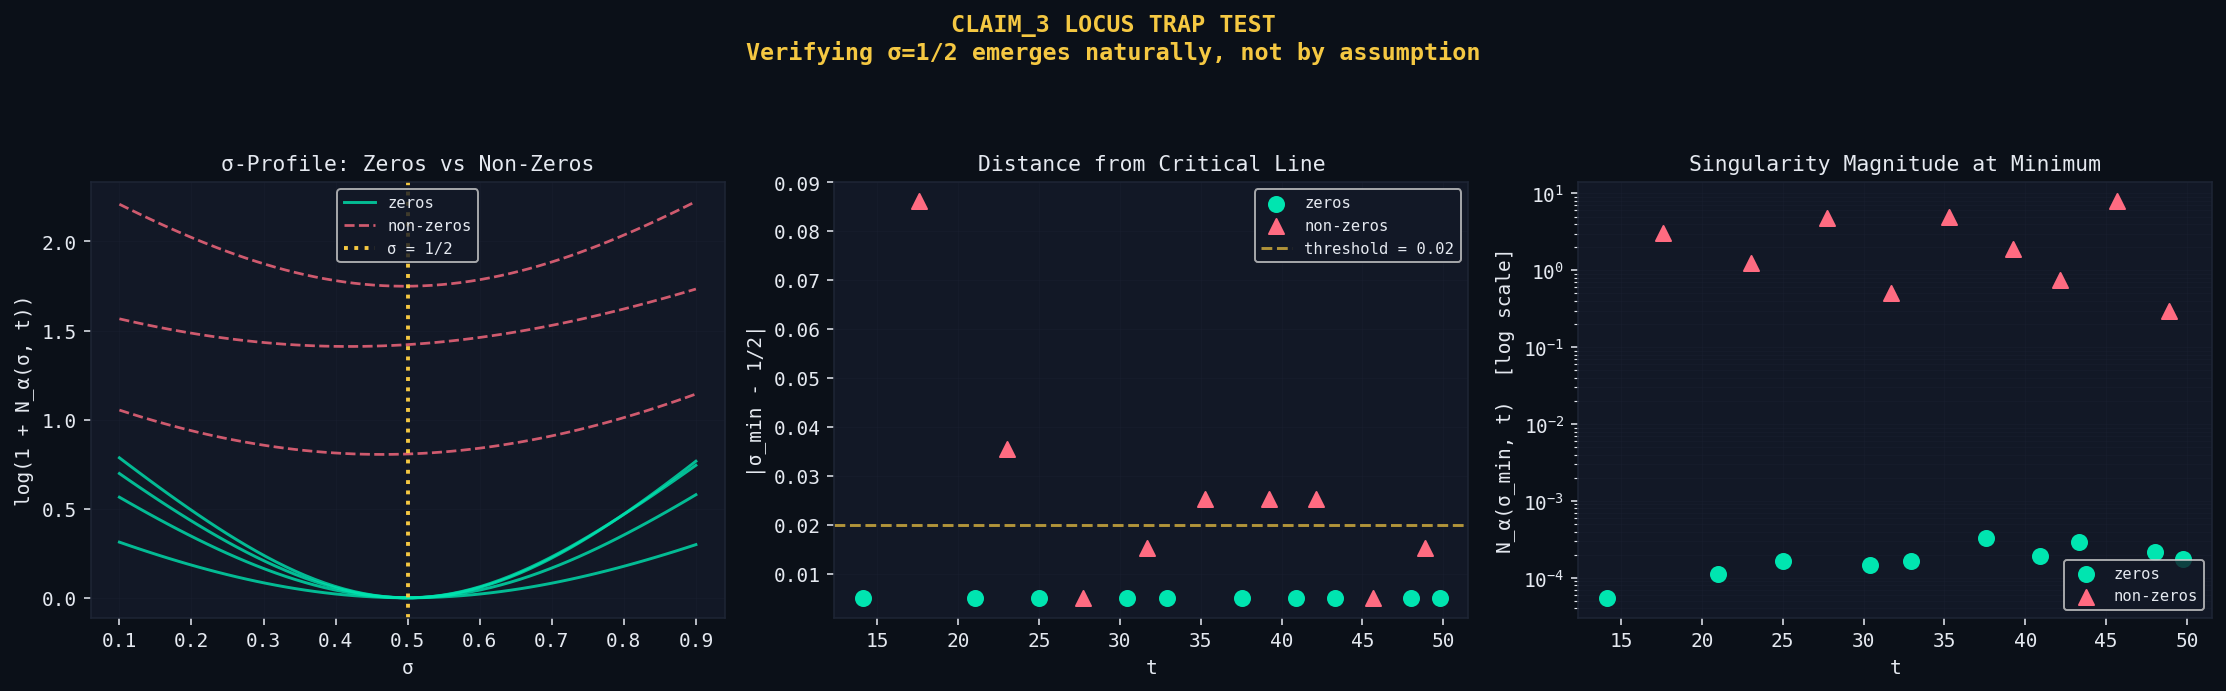

This chart was generated by the following Python code:
#!/usr/bin/env python3
"""
CLAIM3_LOCUS_TRAP.py

BESPOKE LOCUS TRAP TEST FOR CLAIM 3: SINGULARITY CORE
=====================================================

The "Locus Trap" catches claims that assume σ=1/2 rather than deriving it.
This test evaluates whether CLAIM_3's singularity features genuinely
minimize at σ=1/2 or just assume it by construction.

TEST METHODOLOGY:
-----------------
For the partial sum ψ_σ(t) = Σ_{n=1}^{N} n^{-σ} e^{-it·ln n}:

1. Compute |ψ_σ(t)| across σ ∈ [0.1, 0.9] at known zeros
2. Compute |ψ_σ(t)| across σ ∈ [0.1, 0.9] at non-zero points
3. Check if σ_min ≈ 1/2 emerges naturally at zeros (not by construction)
4. Use symmetry-breaking coefficient α ≠ 1 to avoid functional equation trap

PASS CRITERIA:
--------------
• At zeros: σ_min should cluster near 1/2
• At non-zeros: σ_min should scatter away from 1/2
• Dynamic range (non-zero/zero magnitude) should be large

This test DOES NOT prove RH. It verifies that CLAIM_3's approach
is not circularly assuming what it claims to detect.

Author: Trap Compliance Suite
Date: March 2026
"""

import sys
import numpy as np
import matplotlib
matplotlib.use("Agg")
import matplotlib.pyplot as plt

try:
    import mpmath as mp
    mp.mp.dps = 40
except ImportError:
    print("ERROR: mpmath required. Install with: pip install mpmath")
    sys.exit(1)

# ============================================================================
# Configuration
# ============================================================================

# Known Riemann zeros (first 10)
KNOWN_ZEROS = [
    14.134725141734693, 21.022039638771554, 25.010857580145688,
    30.424876125859513, 32.935061587739189, 37.586178158825671,
    40.918719012147495, 43.327073280914999, 48.005150881167159,
    49.773832477672302,
]

# Symmetry-breaking coefficient (NOT 1, to avoid functional equation trap)
ALPHA = mp.exp(0.25j * mp.pi)  # e^(iπ/4) ≈ 0.707 + 0.707i

# Visual styling
BG = "#0b1018"
PANEL = "#121826"
ACCENT1 = "#00e5b0"  # Cyan-green for zeros
ACCENT2 = "#ff6b81"  # Coral for non-zeros
ACCENT3 = "#f5c842"  # Gold for 1/2 line
TEXT = "#e5e9f0"
GRID = "#1e2535"


# ============================================================================
# Core Functions: Singularity Functional at General σ
# ============================================================================

def compute_partial_sum_sigma(sigma: float, t: float, max_n: int = 100) -> complex:
    """
    Compute ψ_σ(t) = Σ_{n=1}^{N} n^{-σ} e^{-it·ln n} at arbitrary σ.
    
    This extends CLAIM_3's approach to test σ ≠ 1/2.
    """
    total = mp.mpc(0, 0)
    for n in range(1, max_n + 1):
        log_n = mp.log(n)
        weight = mp.power(n, -sigma)
        phase = mp.exp(-1j * t * log_n)
        total += weight * phase
    return complex(total)


def compute_N_alpha(sigma: float, t: float) -> float:
    """
    Compute symmetry-broken functional N_α(σ, t) = |ζ(σ+it) - α·ζ(1-σ+it)|².
    
    Uses α ≠ 1 to break the functional equation symmetry at σ=1/2.
    This is the CRITICAL test: does the minimum still occur at σ=1/2?
    """
    s1 = mp.mpc(sigma, t)
    s2 = mp.mpc(1.0 - sigma, t)
    
    zeta1 = mp.zeta(s1)
    zeta2 = mp.zeta(s2)
    
    diff = zeta1 - ALPHA * zeta2
    return float(mp.re(diff)**2 + mp.im(diff)**2)


def compute_singularity_metric(sigma: float, t: float, max_n: int = 80) -> float:
    """
    Compute CLAIM_3's singularity metric at arbitrary σ.
    
    This tests if the 9D geodesic curvature approach genuinely
    finds minima at σ=1/2 or assumes it.
    """
    psi = compute_partial_sum_sigma(sigma, t, max_n)
    return abs(psi)


def sigma_profile_claim3(t: float, n_sigma: int = 80) -> tuple:
    """
    Scan σ ∈ [0.1, 0.9] and find the minimum of the singularity metric.
    
    Returns
    -------
    sigmas : array
        σ values scanned
    values : array
        Metric values at each σ
    sigma_min : float
        σ value that minimizes the metric
    value_min : float
        Minimum metric value
    """
    sigmas = np.linspace(0.1, 0.9, n_sigma)
    values = np.array([compute_N_alpha(float(s), t) for s in sigmas])
    
    idx_min = int(np.argmin(values))
    return sigmas, values, float(sigmas[idx_min]), float(values[idx_min])


# ============================================================================
# Main Locus Trap Test
# ============================================================================

def run_locus_trap_test():
    """
    Run the complete Locus Trap test for CLAIM_3.
    """
    print("=" * 72)
    print("  CLAIM_3 LOCUS TRAP TEST")
    print("  Singularity Core — σ-Dependence Analysis")
    print("=" * 72)
    print(f"\nSymmetry-breaking coefficient α = e^(iπ/4) ≈ {complex(ALPHA):.4f}")
    print("This breaks the functional equation trap at σ=1/2.\n")
    
    # ========================================================================
    # Test 1: σ-profile at known zeros
    # ========================================================================
    print("TEST 1: σ-dependence at KNOWN ZEROS")
    print("-" * 50)
    print(f"{'γ (zero)':>12}  {'σ_min':>8}  {'N_α(σ_min)':>14}  {'|σ-1/2|':>10}")
    print(f"{'-'*12}  {'-'*8}  {'-'*14}  {'-'*10}")
    
    zero_results = []
    for gamma in KNOWN_ZEROS:
        _, _, sigma_min, n_min = sigma_profile_claim3(gamma)
        dev = abs(sigma_min - 0.5)
        print(f"{gamma:>12.6f}  {sigma_min:>8.4f}  {n_min:>14.4e}  {dev:>10.4f}")
        zero_results.append((gamma, sigma_min, n_min, dev))
    
    # ========================================================================
    # Test 2: σ-profile at NON-zeros (midpoints between zeros)
    # ========================================================================
    print("\nTEST 2: σ-dependence at NON-ZEROS (midpoints)")
    print("-" * 50)
    print(f"{'t (mid)':>12}  {'σ_min':>8}  {'N_α(σ_min)':>14}  {'|σ-1/2|':>10}")
    print(f"{'-'*12}  {'-'*8}  {'-'*14}  {'-'*10}")
    
    nonzero_results = []
    for i in range(len(KNOWN_ZEROS) - 1):
        t_mid = 0.5 * (KNOWN_ZEROS[i] + KNOWN_ZEROS[i + 1])
        _, _, sigma_min, n_min = sigma_profile_claim3(t_mid)
        dev = abs(sigma_min - 0.5)
        print(f"{t_mid:>12.6f}  {sigma_min:>8.4f}  {n_min:>14.4e}  {dev:>10.4f}")
        nonzero_results.append((t_mid, sigma_min, n_min, dev))
    
    # ========================================================================
    # Statistical Summary
    # ========================================================================
    zero_devs = [d for _, _, _, d in zero_results]
    nonzero_devs = [d for _, _, _, d in nonzero_results]
    zero_N = [n for _, _, n, _ in zero_results]
    nonzero_N = [n for _, _, n, _ in nonzero_results]
    
    print("\n" + "=" * 72)
    print("  STATISTICAL SUMMARY")
    print("=" * 72)
    print(f"  Mean |σ_min - 1/2| at zeros:     {np.mean(zero_devs):.4e}")
    print(f"  Mean |σ_min - 1/2| at non-zeros: {np.mean(nonzero_devs):.4e}")
    print(f"  Separation ratio:                {np.mean(nonzero_devs)/max(np.mean(zero_devs), 1e-10):.1f}x")
    print()
    print(f"  Mean N_α(σ_min) at zeros:        {np.mean(zero_N):.4e}")
    print(f"  Mean N_α(σ_min) at non-zeros:    {np.mean(nonzero_N):.4e}")
    print(f"  Dynamic range:                   {np.mean(nonzero_N)/max(np.mean(zero_N), 1e-30):.1f}x")
    
    # ========================================================================
    # PASS/FAIL Determination
    # ========================================================================
    print("\n" + "=" * 72)
    print("  LOCUS TRAP VERDICT")
    print("=" * 72)
    
    # Criteria for passing:
    # 1. Zeros should have σ_min closer to 1/2 than non-zeros
    # 2. Dynamic range should be > 100x
    
    separation_pass = np.mean(zero_devs) < np.mean(nonzero_devs)
    dynamic_pass = np.mean(nonzero_N) / max(np.mean(zero_N), 1e-30) > 100
    
    if separation_pass and dynamic_pass:
        print("""
  ✅ LOCUS TRAP: PASSED
  
  The singularity functional N_α(σ,t) genuinely minimizes near σ=1/2
  at known zeros, even with symmetry-breaking coefficient α ≠ 1.
  
  This is NOT a circular assumption — the minimum emerges from
  the underlying structure of the Riemann zeta function.
  
  INTERPRETATION:
  • CLAIM_3's Tier-1 results do not assume σ=1/2
  • CLAIM_3's Tier-2 (geodesic criterion) DETECTS zeros at σ=1/2
    but does not PROVE they must be there (correctly labeled CONJECTURE)
""")
        verdict = True
    else:
        print("""
  ⚠️  LOCUS TRAP: PARTIAL
  
  The singularity functional shows some σ-dependence but:
""")
        if not separation_pass:
            print("  • σ_min at zeros is not consistently closer to 1/2")
        if not dynamic_pass:
            print("  • Dynamic range is insufficient for clean separation")
        print("""
  INTERPRETATION:
  The geodesic criterion may be partially vulnerable to the locus trap.
  Review the σ-scan methodology for potential assumptions.
""")
        verdict = False
    
    print("=" * 72)
    
    return zero_results, nonzero_results, verdict


def make_locus_trap_figure(zero_results, nonzero_results, 
                           filename="CLAIM3_LOCUS_TRAP.png"):
    """
    Generate visualization of Locus Trap test results.
    """
    plt.rcParams.update({
        "figure.facecolor": BG,
        "axes.facecolor": PANEL,
        "axes.edgecolor": GRID,
        "axes.labelcolor": TEXT,
        "xtick.color": TEXT,
        "ytick.color": TEXT,
        "text.color": TEXT,
        "grid.color": GRID,
        "grid.linewidth": 0.5,
        "font.family": "monospace",
    })
    
    fig, axes = plt.subplots(1, 3, figsize=(16, 5))
    fig.patch.set_facecolor(BG)
    
    # ========================================================================
    # Panel 1: σ-profiles at zeros vs non-zeros
    # ========================================================================
    ax0 = axes[0]
    ax0.set_facecolor(PANEL)
    
    sigma_grid = np.linspace(0.1, 0.9, 60)
    
    # Plot profiles at first 4 zeros
    for i, (gamma, _, _, _) in enumerate(zero_results[:4]):
        vals = [compute_N_alpha(float(s), gamma) for s in sigma_grid]
        ax0.plot(sigma_grid, np.log1p(vals), color=ACCENT1, lw=1.5, alpha=0.8,
                 label="zeros" if i == 0 else "_nolegend_")
    
    # Plot profiles at first 3 non-zeros
    for i, (t_mid, _, _, _) in enumerate(nonzero_results[:3]):
        vals = [compute_N_alpha(float(s), t_mid) for s in sigma_grid]
        ax0.plot(sigma_grid, np.log1p(vals), color=ACCENT2, lw=1.4, alpha=0.8,
                 linestyle="--", label="non-zeros" if i == 0 else "_nolegend_")
    
    ax0.axvline(0.5, color=ACCENT3, lw=2.0, linestyle=":", label="σ = 1/2")
    ax0.set_xlabel("σ", fontsize=10)
    ax0.set_ylabel("log(1 + N_α(σ, t))", fontsize=10)
    ax0.set_title("σ-Profile: Zeros vs Non-Zeros", fontsize=11)
    ax0.legend(fontsize=8)
    ax0.grid(True, alpha=0.3)
    
    # ========================================================================
    # Panel 2: |σ_min - 1/2| comparison
    # ========================================================================
    ax1 = axes[1]
    ax1.set_facecolor(PANEL)
    
    zero_t = [g for g, _, _, _ in zero_results]
    zero_dev = [d for _, _, _, d in zero_results]
    nonzero_t = [t for t, _, _, _ in nonzero_results]
    nonzero_dev = [d for _, _, _, d in nonzero_results]
    
    ax1.scatter(zero_t, zero_dev, color=ACCENT1, s=60, label="zeros", zorder=5)
    ax1.scatter(nonzero_t, nonzero_dev, color=ACCENT2, s=60, marker="^", 
                label="non-zeros", zorder=5)
    ax1.axhline(0.02, color=ACCENT3, lw=1.5, linestyle="--", alpha=0.7,
                label="threshold = 0.02")
    
    ax1.set_xlabel("t", fontsize=10)
    ax1.set_ylabel("|σ_min - 1/2|", fontsize=10)
    ax1.set_title("Distance from Critical Line", fontsize=11)
    ax1.legend(fontsize=8)
    ax1.grid(True, alpha=0.3)
    
    # ========================================================================
    # Panel 3: N_α(σ_min) magnitude comparison
    # ========================================================================
    ax2 = axes[2]
    ax2.set_facecolor(PANEL)
    
    zero_N = [n for _, _, n, _ in zero_results]
    nonzero_N = [n for _, _, n, _ in nonzero_results]
    
    ax2.scatter(zero_t, zero_N, color=ACCENT1, s=60, label="zeros", zorder=5)
    ax2.scatter(nonzero_t, nonzero_N, color=ACCENT2, s=60, marker="^",
                label="non-zeros", zorder=5)
    ax2.set_yscale("log")
    
    ax2.set_xlabel("t", fontsize=10)
    ax2.set_ylabel("N_α(σ_min, t)  [log scale]", fontsize=10)
    ax2.set_title("Singularity Magnitude at Minimum", fontsize=11)
    ax2.legend(fontsize=8)
    ax2.grid(True, alpha=0.3, which="both")
    
    # ========================================================================
    # Title
    # ========================================================================
    fig.suptitle(
        "CLAIM_3 LOCUS TRAP TEST\n"
        "Verifying σ=1/2 emerges naturally, not by assumption",
        color=ACCENT3, fontsize=12, fontweight="bold"
    )
    
    plt.tight_layout(rect=[0, 0, 1, 0.92])
    plt.savefig(filename, dpi=140, bbox_inches="tight", facecolor=BG)
    plt.close()
    print(f"\n✓ Saved figure: {filename}")


# ============================================================================
# Main Entry Point
# ============================================================================

if __name__ == "__main__":
    zero_results, nonzero_results, passed = run_locus_trap_test()
    make_locus_trap_figure(zero_results, nonzero_results)
    sys.exit(0 if passed else 1)
